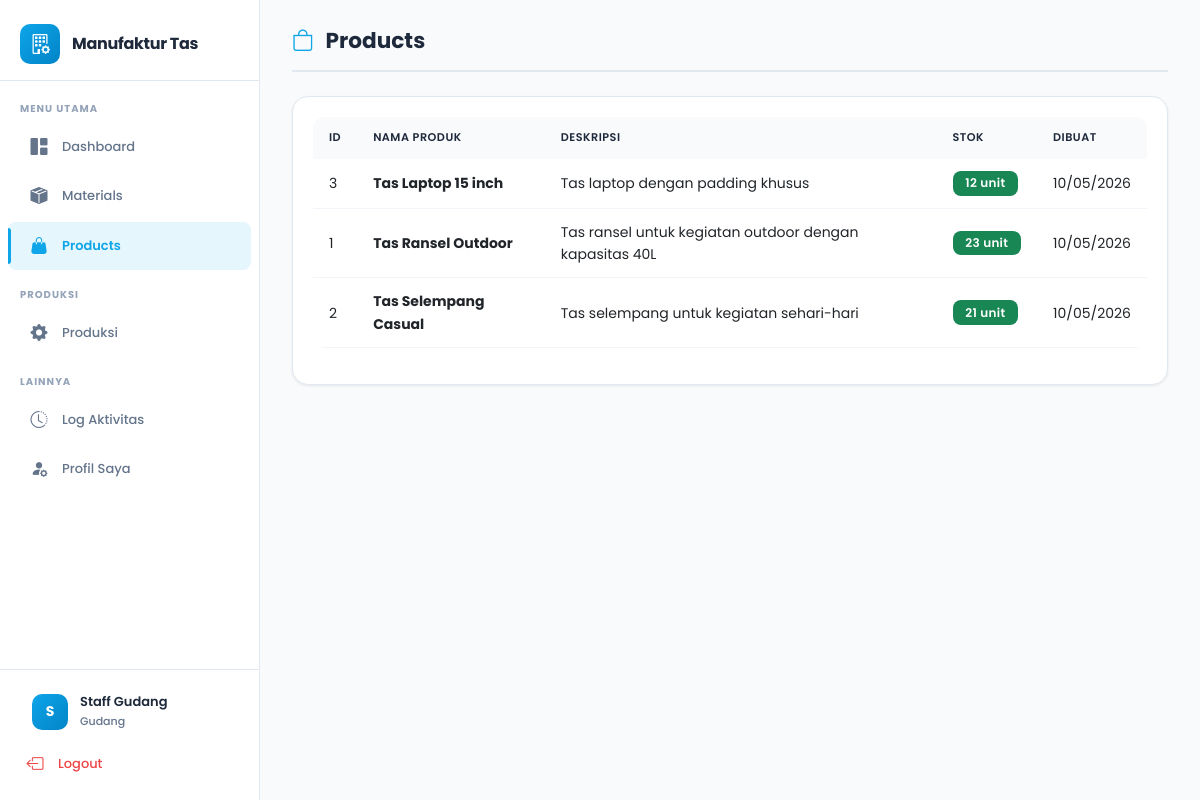
Page /pages/products/index.php (signed in) on the earlier database version.
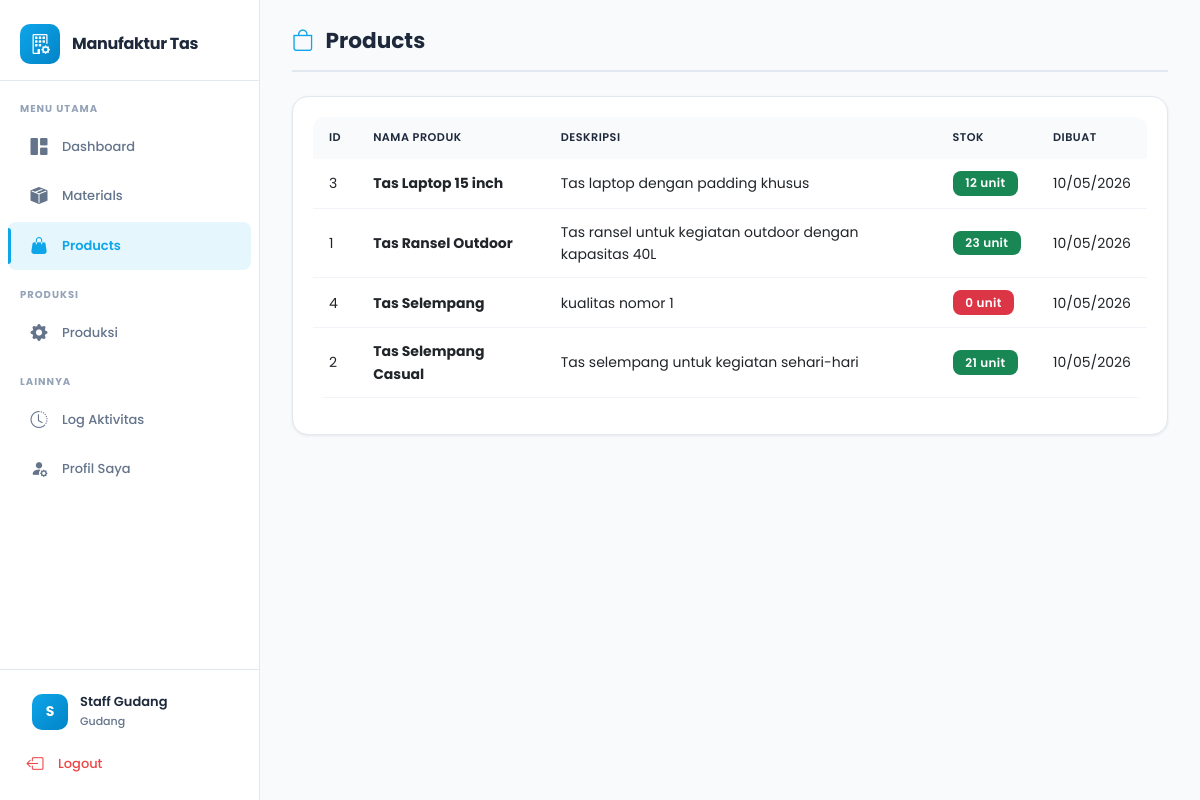
Same page on the later database version.
### tables this page shows
CREATE TABLE `products` (
  `id` int NOT NULL,
  `nama_produk` varchar(150) NOT NULL,
  `deskripsi` text,
  `stok` int DEFAULT '0',
  `created_at` timestamp NULL DEFAULT CURRENT_TIMESTAMP
);

### pages/products/index.php (the view, shortened to what this page needs)
<?php
require_once '../../config/database.php';
$stmt = $pdo->query("SELECT * FROM products ORDER BY nama_produk ASC");
$products = $stmt->fetchAll();
include '../../includes/header.php';
?>
<div class="page-header">
    <h2><i class="bi bi-bag"></i> Products</h2>
</div>
<div class="card">
    <div class="card-body">
        <div class="table-responsive">
            <table class="table table-hover">
                <thead>
                    <tr>
                        <th>ID</th>
                        <th>Nama Produk</th>
                        <th>Deskripsi</th>
                        <th>Stok</th>
                        <th>Dibuat</th>
                    </tr>
                </thead>
                <tbody>
                    <?php foreach ($products as $p): ?>
                    <tr>
                        <td><?php echo $p['id']; ?></td>
                        <td><strong><?php echo htmlspecialchars($p['nama_produk']); ?></strong></td>
                        <td><?php echo htmlspecialchars($p['deskripsi']); ?></td>
                        <td>
                            <span class="badge <?php echo $p['stok'] < 10 ? 'bg-danger' : 'bg-success'; ?>">
                                <?php echo $p['stok']; ?> unit
                            </span>
                        </td>
                        <td><?php echo date('d/m/Y', strtotime($p['created_at'])); ?></td>
                    </tr>
                    <?php endforeach; ?>
                </tbody>
            </table>
        </div>
    </div>
</div>
<?php include '../../includes/footer.php'; ?>

Differences in the rows shown:
added products: id "4", nama_produk "Tas Selempang", deskripsi "kualitas nomor 1", stok "0", created_at "10/05/2026"
